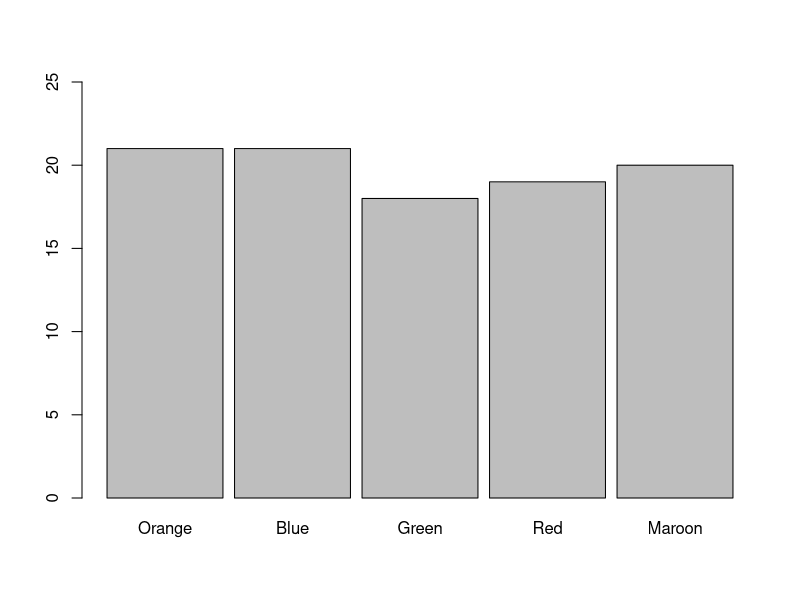
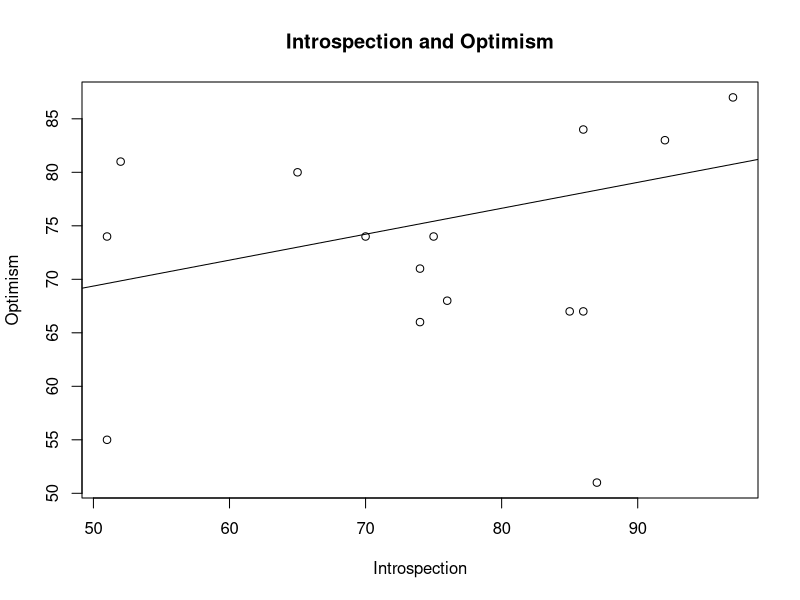
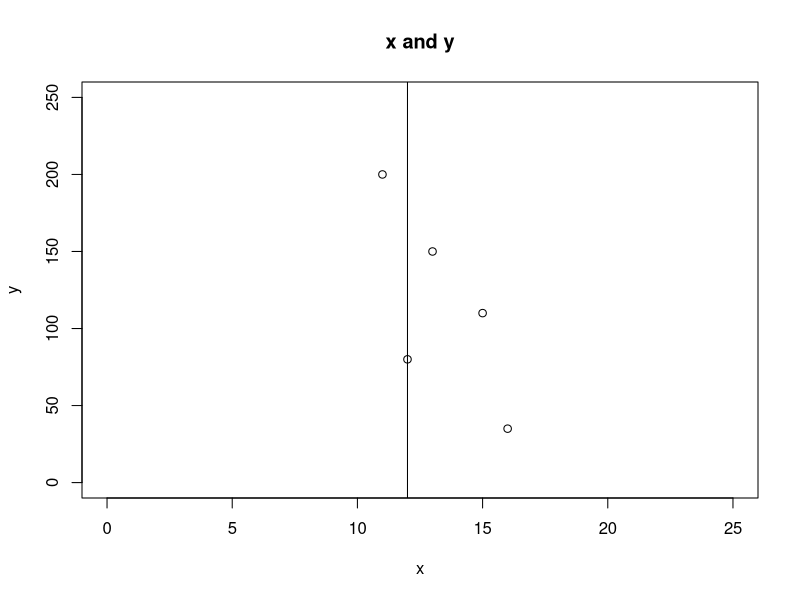

These charts were generated, in order, by the following R code:
## ---- chunk 1
knitr::opts_chunk$set(echo=TRUE)
## ---- chunk 2
Q1_df <- data.frame(
  categories=c("Orange","Blue","Green","Red","Maroon"),
  freq = c(21,21,18,19,20)
)
## ---- chunk 3
barplot(Q1_df$freq,
        names.arg = Q1_df$categories, 
        ylim=c(0,25),
        space=0.1
)
## ---- chunk 4
library(knitr)
Q2_df <- data.frame(
  Participant = 1:15,
  Introspection = c(51,65,74,74,75,76,87,86,51,85,52,92,97,70,86),
  Optimism = c(55,80,71,66,74,68,51,67,74,67,81,83,87,74,84)
)
kable(Q2_df)
## ---- chunk 5
cor(Q2_df$Introspection, Q2_df$Optimism,method = "pearson")
## ---- chunk 6
plot(Q2_df$Introspection, Q2_df$Optimism,
     main = "Introspection and Optimism",
     xlab = "Introspection",
     ylab = "Optimism"
)

lm_Q2=lm(Q2_df$Introspection ~ Q2_df$Optimism)
abline(lm_Q2)
lm_Q2
## ---- chunk 7
Q3_df <- data.frame(
  Participant = 1:12,
  Visual_Imagery_Rating= c(44,38,40,43,47,31,42,42,48,28,40,41),
  Vivid_Dreaming = NaN
)
kable(Q3_df)
## ---- chunk 8
slope = 0.004
intercept= 6.023
for (i in 1:12){
Q3_df$Vivid_Dreaming[i]=
  slope*Q3_df$Visual_Imagery_Rating[i]+intercept
}
kable(Q3_df)
## ---- chunk 9
Q4_df <- data.frame(
  x = c(16,12,15,13,11),
  y_predicted= c(56.86,146.38,79.2415,124,168.76),
  residuals= c(-21.86,-66.38,30.76,26,31.24),
  y = NaN
)
kable(Q4_df)
## ---- chunk 10
for (i in 1:5){
  Q4_df$y[i]=Q4_df$y_predicted[i]+Q4_df$residuals[i]
}
kable(Q4_df)
## ---- chunk 11
plot(Q4_df$x, Q4_df$y,
     main = "x and y",
     xlab = "x",
     ylab = "y",
    xlim = c(0,25),
    ylim = c(0,250),
)

# The h= and v= forms draw horizontal and vertical lines at the specified coordinates
abline(v=12)
